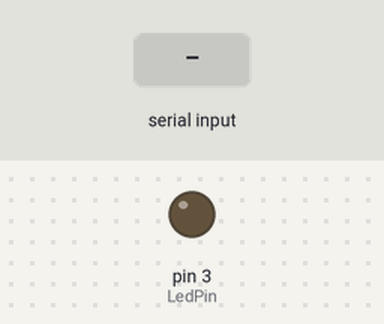
The sketch below on a simulated Arduino Uno, built with avr-gcc and run on an emulated ATmega328P. Parts: output pins drawn as LEDs (lit = HIGH). The inputs (shaded band) are chosen by the test bench.

Above: at 1.2 s.
1.3 s: "1" received over Serial
At 2.1 s:
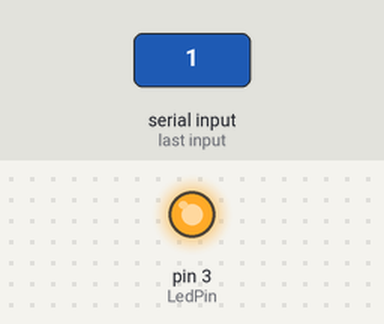
2.8 s: "0" received over Serial
At 3.3 s:
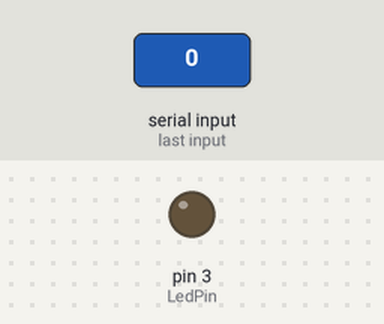
Timing chart, 0 to 5.8 s (numbered marks = the images above; inputs shaded):
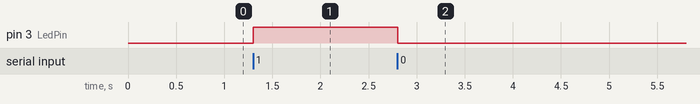

Measured:
- after the input at 1.3 s, pin 3 (LedPin): LOW → HIGH at once
- after the input at 2.8 s, pin 3 (LedPin): HIGH → LOW at once

The sketch:

GUI_Arduino_1.ino
```cpp
const int LedPin = 3;int ledState = 0;
void setup()
{
  pinMode(LedPin, OUTPUT);

  Serial.begin(15200);
}
void loop()
{
    char receiveVal;

    if(Serial.available() > 0)
    {
        receiveVal = Serial.read();

       if(receiveVal == '1')
          ledState = 1;
       else
          ledState = 0;
    }

    digitalWrite(LedPin, ledState);

    delay(50);
}
```
